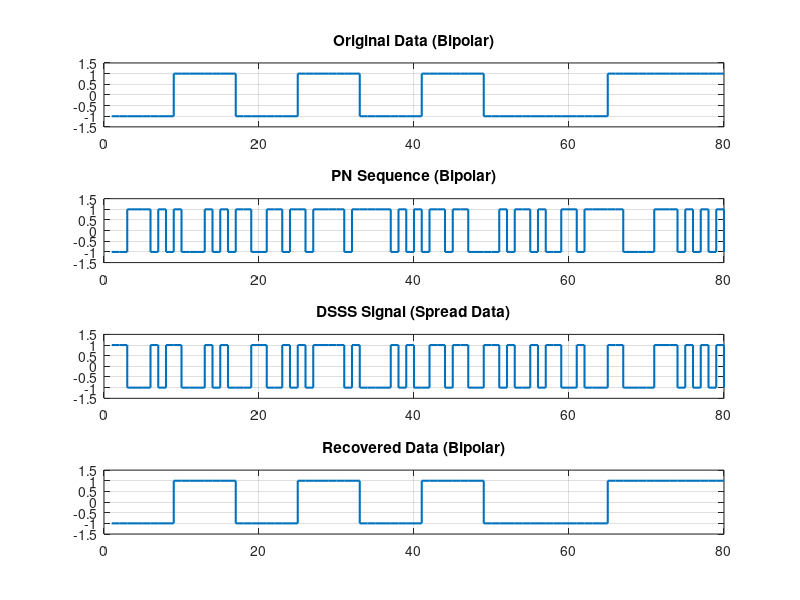
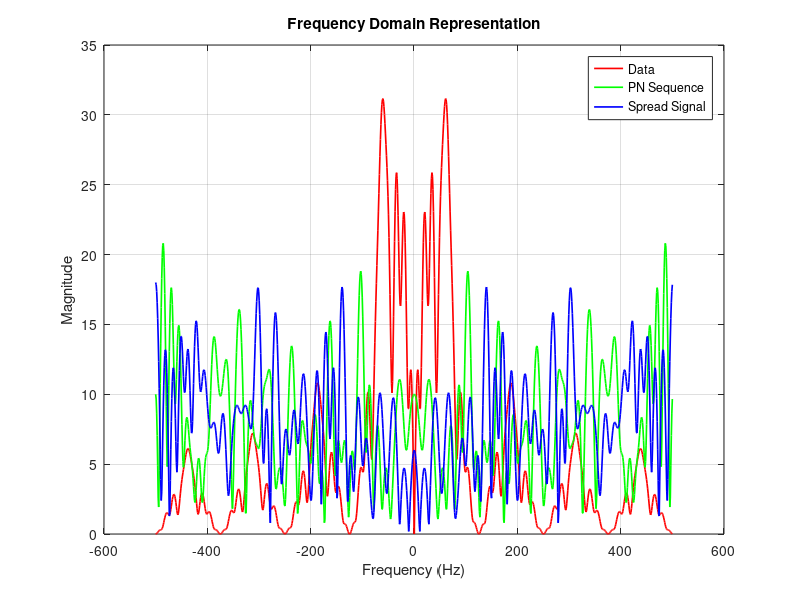

Write the MATLAB code that produced these figures, in order.
% DSSS Demonstration Script
clc; clear; close all;
%% Parameters
dataLength = 10; % Number of data bits
chipRate = 8; % Chips per bit
Fs = 1000; % Sampling frequency for plotting
%% 1. Generate Binary Data Sequence
data = randi([0 1], 1, dataLength);
data_bipolar = 2*data - 1; % Convert to bipolar (-1, 1)
%% 2. Generate PN Sequence
pn_seq = randi([0 1], 1, dataLength * chipRate);
pn_bipolar = 2*pn_seq - 1;
%% 3. Spread the Data
spread_data = repelem(data_bipolar, chipRate) .* pn_bipolar;
%% 4. Time-Domain Plots
t_data = linspace(0, dataLength, dataLength * chipRate);
figure;
subplot(4,1,1);
stairs(repelem(data_bipolar, chipRate), 'LineWidth', 1.5);
title('Original Data (Bipolar)');
ylim([-1.5 1.5]); grid on;
subplot(4,1,2);
stairs(pn_bipolar, 'LineWidth', 1.5);
title('PN Sequence (Bipolar)');
ylim([-1.5 1.5]); grid on;
subplot(4,1,3);
stairs(spread_data, 'LineWidth', 1.5);
title('DSSS Signal (Spread Data)');
ylim([-1.5 1.5]); grid on;
%% 5. Frequency-Domain Plots
NFFT = 1024;
f = linspace(-Fs/2, Fs/2, NFFT);
data_fft = abs(fftshift(fft(repelem(data_bipolar, chipRate), NFFT)));
pn_fft = abs(fftshift(fft(pn_bipolar, NFFT)));
spread_fft = abs(fftshift(fft(spread_data, NFFT)));
figure;
plot(f, data_fft, 'r', 'LineWidth', 1.2); hold on;
plot(f, pn_fft, 'g', 'LineWidth', 1.2);
plot(f, spread_fft, 'b', 'LineWidth', 1.2);
legend('Data', 'PN Sequence', 'Spread Signal');
title('Frequency Domain Representation');
xlabel('Frequency (Hz)');
ylabel('Magnitude');
grid on;
%% 6. Despreading and Data Recovery
recovered = spread_data .* pn_bipolar;
recovered_bits = reshape(recovered, chipRate, []);
recovered_data = sum(recovered_bits) > 0;
disp('Original Data:');
disp(data);
disp('Recovered Data:');
disp(recovered_data);
%% Plot Recovered Data
figure(1);
subplot(4,1,4)
stairs(repelem(2*recovered_data - 1, chipRate), 'LineWidth', 1.5);
title('Recovered Data (Bipolar)');
ylim([-1.5 1.5]); grid on